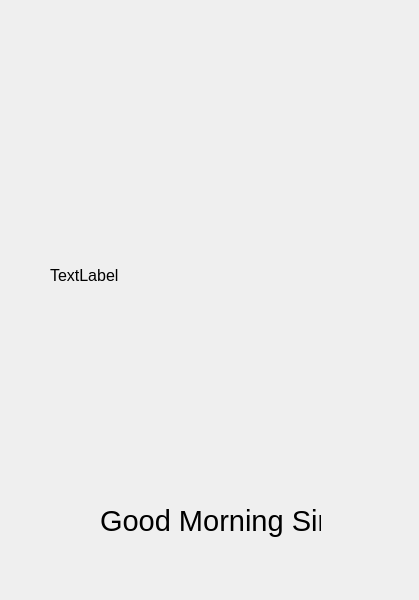
<?xml version="1.0" encoding="UTF-8"?>
<ui version="4.0">
 <class>MainWindow</class>
 <widget class="QMainWindow" name="MainWindow">
  <property name="geometry">
   <rect>
    <x>0</x>
    <y>0</y>
    <width>419</width>
    <height>600</height>
   </rect>
  </property>
  <property name="font">
   <font>
    <pointsize>12</pointsize>
   </font>
  </property>
  <property name="windowTitle">
   <string>MainWindow</string>
  </property>
  <widget class="QWidget" name="centralwidget">
   <widget class="QLabel" name="label">
    <property name="geometry">
     <rect>
      <x>110</x>
      <y>20</y>
      <width>191</width>
      <height>141</height>
     </rect>
    </property>
    <property name="text">
     <string/>
    </property>
    <property name="pixmap">
     <pixmap>logo.gif</pixmap>
    </property>
    <property name="scaledContents">
     <bool>true</bool>
    </property>
   </widget>
   <widget class="QLabel" name="label_2">
    <property name="geometry">
     <rect>
      <x>50</x>
      <y>250</y>
      <width>211</width>
      <height>51</height>
     </rect>
    </property>
    <property name="font">
     <font>
      <pointsize>12</pointsize>
     </font>
    </property>
    <property name="text">
     <string>TextLabel</string>
    </property>
   </widget>
   <widget class="QLabel" name="label_3">
    <property name="geometry">
     <rect>
      <x>100</x>
      <y>480</y>
      <width>221</width>
      <height>81</height>
     </rect>
    </property>
    <property name="font">
     <font>
      <pointsize>22</pointsize>
     </font>
    </property>
    <property name="text">
     <string>Good Morning Sir</string>
    </property>
   </widget>
  </widget>
 </widget>
 <resources/>
 <connections/>
</ui>
